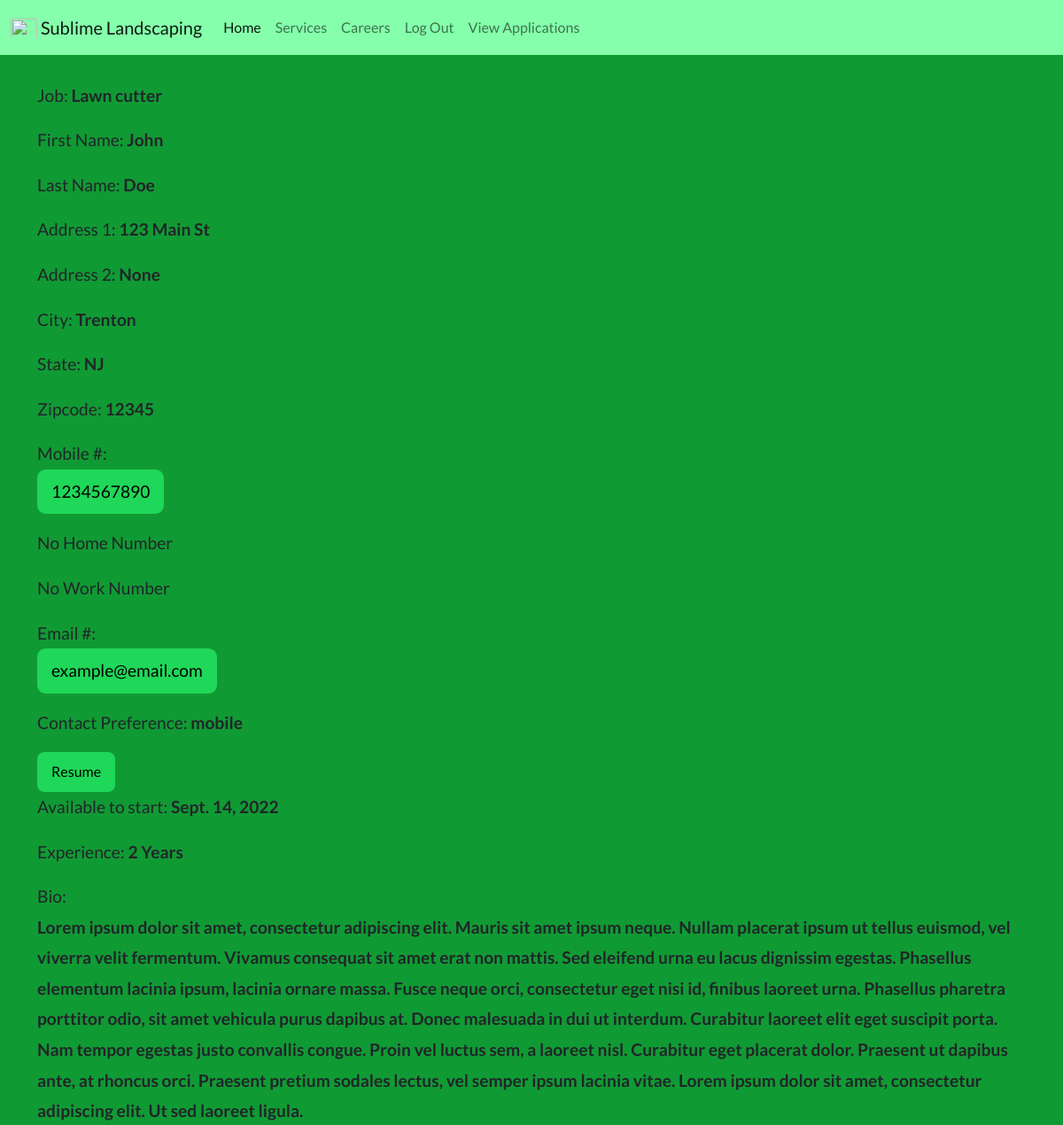
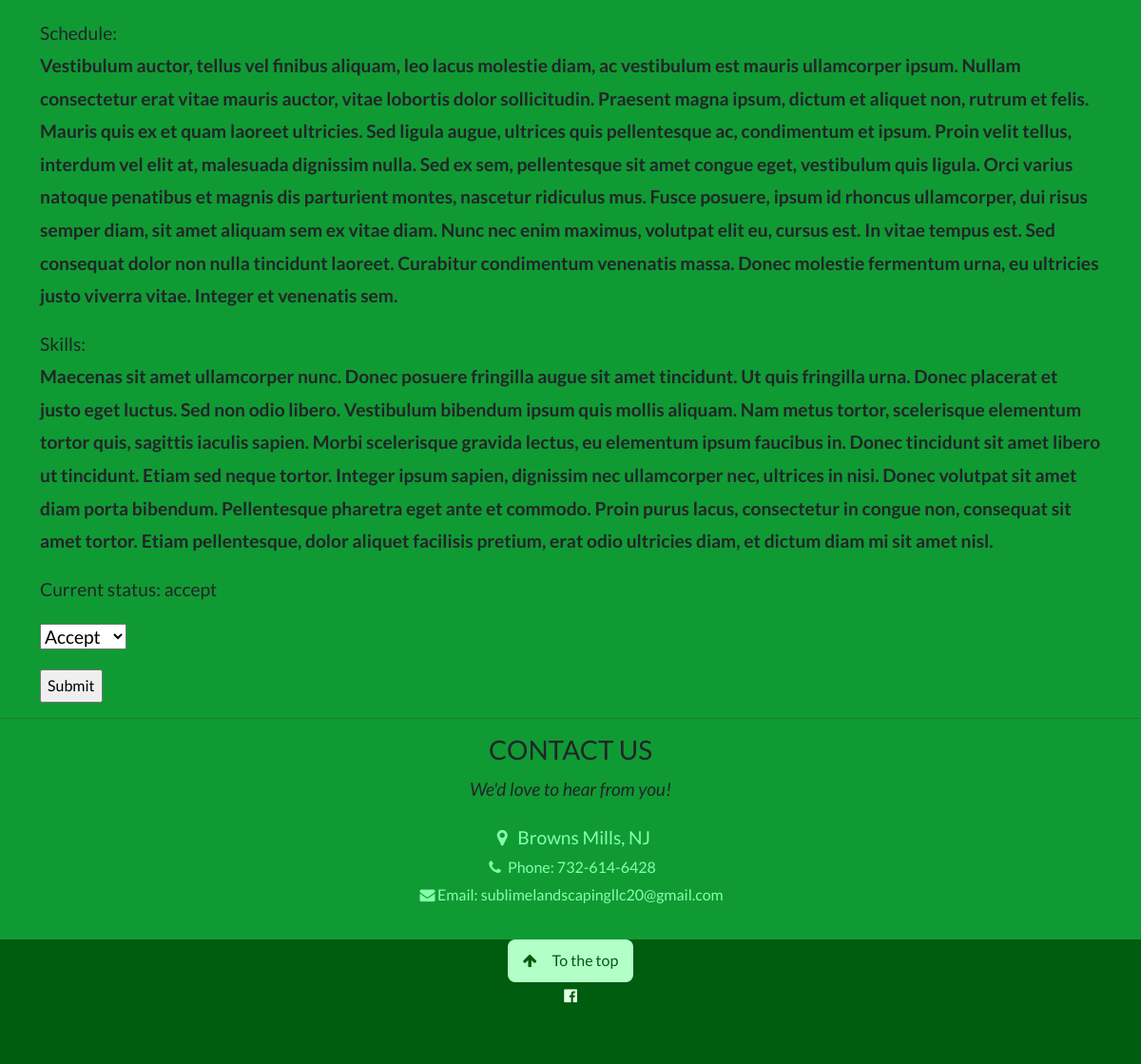
/view-job-app/469cb9f7db4e4a38ab3af40e15ddfac5/ (signed in), run on the app's committed database (2 pictures, top to bottom).
### careers/models.py (models this page shows, shortened)
class Application(models.Model):
    STATUS_TYPE = (
        ('accept', 'Accept'),
        ('reject', 'Reject'),
        ('pending', 'Pending'),
    )
    CONTACT_TYPE = (
        ('mobile', 'Call Mobile'),
        ('home', 'Call Home'),
        ('work', 'Call Work'),
        ('text', 'Text Mobile'),
        ('email', 'Email'),
    )
    fname = models.CharField(max_length=100, null=False, blank=False)
    lname = models.CharField(max_length=100, null=False, blank=False)
    street1 = models.CharField(max_length=200, null=False, blank=False)
    street2 = models.CharField(max_length=200, null=True, blank=True)
    city = models.CharField(max_length=100, null=False, blank=False)
    state = models.CharField(max_length=2, null=False, blank=False)
    zipcode = models.CharField(max_length=5, null=False, blank=False)
    dob = models.DateField(null=False, blank=False)
    mobile = models.CharField(max_length=10, null=True, blank=True)
    home = models.CharField(max_length=10, null=True, blank=True)
    work = models.CharField(max_length=10, null=True, blank=True)
    email = models.EmailField(max_length=200, null=True, blank=True)
    preference = models.CharField(max_length=11, choices=CONTACT_TYPE, default='mobile', null=False, blank=False)
    job = models.ForeignKey(Job, on_delete=models.CASCADE, blank=True, null=True)
    resume = models.FileField(null=True, blank=True, upload_to='resumes/', validators=[validate_file_size, FileExtensionValidator(allowed_extensions=['doc', 'docx', 'pdf'])])
    start = models.DateField(null=False, blank=False)
    experience = models.PositiveSmallIntegerField(blank=True, null=True)
    bio = models.TextField(null=True, blank=True)
    skills = models.TextField(null=True, blank=True)
    schedule = models.TextField(null=True, blank=True)
    status = models.CharField(max_length=7, choices=STATUS_TYPE, default='pending', null=False, blank=False)
    created = models.DateTimeField(auto_now_add=True)
    id = models.UUIDField(default=uuid.uuid4, unique=True, primary_key=True, editable=False)
    class Meta:
        ordering = ["-created"]

class Job(models.Model):
    RATE_TYPE = (
        ('hour', 'Per Hour'),
        ('salary', 'Salary'),
        ('flat', 'Flat'),
        ('interview', 'Discussed at Interview'),
        ('none', 'None posted'),
    )
    title = models.CharField(max_length=100, null=False, blank=False, unique=True)
    description = models.TextField(null=False, blank=False)
    pay = models.DecimalField(max_digits=20, null=True, blank=True, decimal_places=2)
    rate = models.CharField(max_length=20, choices=RATE_TYPE)
    created = models.DateTimeField(auto_now_add=True)
    id = models.UUIDField(default=uuid.uuid4, unique=True, primary_key=True, editable=False)
    def __str__(self):
        return self.title

### careers/views.py (the view)
# urls.py: path('view-job-app/<str:pk>/', views.viewJobApp, name='view-job-app'),
@login_required(login_url='login')
def viewJobApp(request, pk):
    app = Application.objects.get(id=pk)
    form = ReviewAppForm(instance = app)
    if request.method == 'POST':
        form = ReviewAppForm(request.POST, request.FILES, instance=app)
        if form.is_valid():
            form.save()
            return redirect('job-app-list')
    context = {'form':form, 'app':app}
    return render(request, 'careers/view_job_app.html', context)

### careers/forms.py
class ReviewAppForm(forms.ModelForm):
    class Meta:
        model = Application
        fields = ("status",)

### careers/templates/careers/view_job_app.html (shortened to what this page needs)
{% extends 'main.html' %}
{% block content %}
<br>
{% if user.is_staff %}
<form action="" method="POST">
<div class='container '>
    <div class='center'>
        <p>Job: <strong>{{app.job}}</strong></p>
        <p>First Name: <strong>{{app.fname}}</strong></p>
        <p>Last Name: <strong>{{app.lname}}</strong></p>
        <p>Address 1: <strong>{{app.street1}}</strong></p>
        <p>Address 2: <strong>{{app.street2}}</strong></p>
        <p>City: <strong>{{app.city}}</strong></p>
        <p>State: <strong>{{app.state}}</strong></p>
        <p>Zipcode: <strong>{{app.zipcode}}</strong></p>
        {% if app.mobile %}
            <p>Mobile #: <br> <a class="button bg-green-700 text-black" href="tel:{{app.mobile}}">{{app.mobile}}</a></p>
            {% else %}
            <p>No Mobile Number</p>
        {% endif %}
        {% if app.home %}
            <p>Home #: <br> <a class="button bg-green-700 text-black"  href="tel:{{app.home}}">{{app.home}}</a></p>
            {% else %}
            <p>No Home Number</p>
        {% endif %}
        {% if app.work %}
            <p>Work #: <br> <a class="button bg-green-700 text-black"  href="tel:{{app.work}}">{{app.work}}</a></p>
            {% else %}
            <p>No Work Number</p>
        {% endif %}
        {% if app.email %}
        <p>Email #: <br> <a class="button bg-green-700 text-black"  href="email:{{app.email}}">{{app.email}}</a></p>
        {% else %}
            <p>No Email</p>
        {% endif %}
        <p>Contact Preference: <strong>{{app.preference}}</strong></p>
        {% if app.resume %}
            <a class="button bg-green-700 text-black" href="{{app.resume.url}}">Resume</a>
            {% else %}
            <p>No Resume Added</p>
        {% endif %}
        <p>Available to start: <strong>{{app.start}}</strong></p>
        <p>Experience: <strong>{{app.experience}} Years</strong></p>
        <p>Bio: <br> <strong>{{app.bio}}</strong></p>
        <p>Schedule: <br> <strong>{{app.schedule}}</strong></p>
        <p>Skills: <br> <strong>{{app.skills}}</strong></p>
        <p>Current status: {{app.status}}</p>
        {% if request.user.is_staff %}
            <p>{{form.status}}</p>
            <input type="submit" value="Submit">
        {% endif %}
    </div>
</div>
</form>
{% endif %}
{% endblock content %}

### static/styles/modules/main.css (style rules this page uses)
.button { border: none; border-radius: 0.5em; display: inline-block; padding: 8px 16px; vertical-align: middle; overflow: hidden; text-decoration: none; text-align: center; cursor: pointer; white-space: nowrap; }
body,h1,h2,h3,h4,h5,h6 { font-family: "Lato", sans-serif; }
body, html { height: 100%; width: 100%; line-height: 1.8; margin: 0; }

### static/styles/modules/green.css (style rules this page uses)
.bg-green-800 { background-color: #109a34 !important; }
.bg-green-700 { background-color: #1fd758 !important; }
.text-black { color: black; }
:any-link { text-decoration: none; }

### static/styles/modules/cards.css (style rules this page uses)
:root { --background-dark: #2d3548; --text-light: rgba(255,255,255,0.6); --text-lighter: rgba(255,255,255,0.9); --spacing-s: 8px; --spacing-m: 16px; --spacing-l: 24px; --spacing-xl: 32px; --spacing-xxl: 64px; --width-container: 1200px; }

### static/styles/modules/text.css (style rules this page uses)
p { font-size: 1.2rem; }

### data on the page
Application: job "Lawn cutter", fname "John", lname "Doe", street1 "123 Main St", street2 "None", city "Trenton", state "NJ", zipcode "12345", mobile "1234567890", email "example@email.com", preference "mobile", start "Sept. 14, 2022", experience "2", bio "Lorem ipsum dolor sit amet, consectetur adipiscing elit. Mauris sit amet ipsum neque. Nullam placerat ipsum ut tellus euismod, vel viverra velit fermentum. Vivamus consequat sit amet erat non mattis. Sed eleifend urna eu lacus dignissim egestas. Phasellus elementum lacinia ipsum, lacinia ornare massa. Fusce neque orci, consectetur eget nisi id, finibus laoreet urna. Phasellus pharetra porttitor odio, sit amet vehicula purus dapibus at. Donec malesuada in dui ut interdum. Curabitur laoreet elit eget suscipit porta. Nam tempor egestas justo convallis congue. Proin vel luctus sem, a laoreet nisl. Curabitur eget placerat dolor. Praesent ut dapibus ante, at rhoncus orci. Praesent pretium sodales…", schedule "Vestibulum auctor, tellus vel finibus aliquam, leo lacus molestie diam, ac vestibulum est mauris ullamcorper ipsum. Nullam consectetur erat vitae mauris auctor, vitae lobortis dolor sollicitudin. Praesent magna ipsum, dictum et aliquet non, rutrum et felis. Mauris quis ex et quam laoreet ultricies. Sed ligula augue, ultrices quis pellentesque ac, condimentum et ipsum. Proin velit tellus, interdum vel elit at, malesuada dignissim nulla. Sed ex sem, pellentesque sit amet congue eget, vestibulum quis ligula. Orci varius natoque penatibus et magnis dis parturient montes, nascetur ridiculus mus. Fusce posuere, ipsum id rhoncus ullamcorper, dui risus semper diam, sit amet aliquam sem ex vitae…", skills "Maecenas sit amet ullamcorper nunc. Donec posuere fringilla augue sit amet tincidunt. Ut quis fringilla urna. Donec placerat et justo eget luctus. Sed non odio libero. Vestibulum bibendum ipsum quis mollis aliquam. Nam metus tortor, scelerisque elementum tortor quis, sagittis iaculis sapien. Morbi scelerisque gravida lectus, eu elementum ipsum faucibus in. Donec tincidunt sit amet libero ut tincidunt. Etiam sed neque tortor. Integer ipsum sapien, dignissim nec ullamcorper nec, ultrices in nisi. Donec volutpat sit amet diam porta bibendum. Pellentesque pharetra eget ante et commodo. Proin purus lacus, consectetur in congue non, consequat sit amet tortor. Etiam pellentesque, dolor aliquet…", status "accept", status "Accept"
